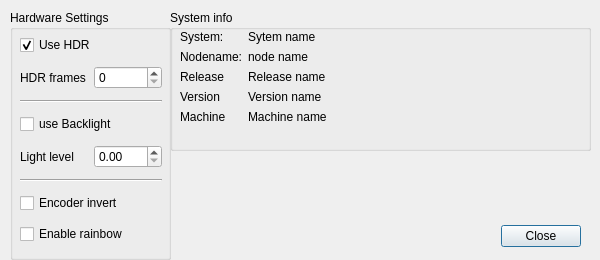
<?xml version="1.0" encoding="UTF-8"?>
<ui version="4.0">
 <class>HardwareSettings</class>
 <widget class="QDialog" name="HardwareSettings">
  <property name="geometry">
   <rect>
    <x>0</x>
    <y>0</y>
    <width>600</width>
    <height>260</height>
   </rect>
  </property>
  <property name="windowTitle">
   <string>Dialog</string>
  </property>
  <property name="windowIcon">
   <iconset resource="VSA.qrc">
    <normaloff>:/Icons/ICH</normaloff>:/Icons/ICH</iconset>
  </property>
  <widget class="QDialogButtonBox" name="buttonBox">
   <property name="geometry">
    <rect>
     <x>490</x>
     <y>220</y>
     <width>91</width>
     <height>32</height>
    </rect>
   </property>
   <property name="orientation">
    <enum>Qt::Horizontal</enum>
   </property>
   <property name="standardButtons">
    <set>QDialogButtonBox::Close</set>
   </property>
  </widget>
  <widget class="QGroupBox" name="groupBox">
   <property name="geometry">
    <rect>
     <x>170</x>
     <y>10</y>
     <width>421</width>
     <height>141</height>
    </rect>
   </property>
   <property name="title">
    <string>System info</string>
   </property>
   <widget class="QWidget" name="layoutWidget">
    <property name="geometry">
     <rect>
      <x>10</x>
      <y>20</y>
      <width>401</width>
      <height>121</height>
     </rect>
    </property>
    <layout class="QFormLayout" name="formLayout">
     <item row="0" column="0">
      <widget class="QLabel" name="label">
       <property name="text">
        <string>System:</string>
       </property>
      </widget>
     </item>
     <item row="0" column="1">
      <widget class="QLabel" name="label_systemname">
       <property name="sizePolicy">
        <sizepolicy hsizetype="Maximum" vsizetype="Maximum">
         <horstretch>0</horstretch>
         <verstretch>0</verstretch>
        </sizepolicy>
       </property>
       <property name="text">
        <string>Sytem name</string>
       </property>
      </widget>
     </item>
     <item row="1" column="0">
      <widget class="QLabel" name="label_3">
       <property name="text">
        <string>Nodename:</string>
       </property>
      </widget>
     </item>
     <item row="1" column="1">
      <widget class="QLabel" name="label_nodename">
       <property name="text">
        <string>node name</string>
       </property>
      </widget>
     </item>
     <item row="2" column="0">
      <widget class="QLabel" name="label_5">
       <property name="text">
        <string>Release</string>
       </property>
      </widget>
     </item>
     <item row="2" column="1">
      <widget class="QLabel" name="label_releasename">
       <property name="text">
        <string>Release name</string>
       </property>
      </widget>
     </item>
     <item row="3" column="0">
      <widget class="QLabel" name="label_7">
       <property name="text">
        <string>Version</string>
       </property>
      </widget>
     </item>
     <item row="3" column="1">
      <widget class="QLabel" name="label_versioname">
       <property name="text">
        <string>Version name</string>
       </property>
      </widget>
     </item>
     <item row="4" column="0">
      <widget class="QLabel" name="label_9">
       <property name="text">
        <string>Machine</string>
       </property>
      </widget>
     </item>
     <item row="4" column="1">
      <widget class="QLabel" name="label_machinename">
       <property name="text">
        <string>Machine name</string>
       </property>
      </widget>
     </item>
    </layout>
   </widget>
  </widget>
  <widget class="QGroupBox" name="groupBox_2">
   <property name="geometry">
    <rect>
     <x>10</x>
     <y>10</y>
     <width>161</width>
     <height>250</height>
    </rect>
   </property>
   <property name="title">
    <string>Hardware Settings</string>
   </property>
   <widget class="QWidget" name="layoutWidget">
    <property name="geometry">
     <rect>
      <x>10</x>
      <y>20</y>
      <width>142</width>
      <height>221</height>
     </rect>
    </property>
    <layout class="QVBoxLayout" name="verticalLayout">
     <item>
      <widget class="QCheckBox" name="cb_useHDR">
       <property name="text">
        <string>Use HDR</string>
       </property>
       <property name="checked">
        <bool>true</bool>
       </property>
      </widget>
     </item>
     <item>
      <layout class="QHBoxLayout" name="horizontalLayout_2">
       <item>
        <widget class="QLabel" name="label_11">
         <property name="text">
          <string>HDR frames</string>
         </property>
        </widget>
       </item>
       <item>
        <widget class="QSpinBox" name="sb_HDRframes">
         <property name="maximum">
          <number>20</number>
         </property>
        </widget>
       </item>
      </layout>
     </item>
     <item>
      <widget class="Line" name="line_2">
       <property name="orientation">
        <enum>Qt::Horizontal</enum>
       </property>
      </widget>
     </item>
     <item>
      <widget class="QCheckBox" name="cb_useBacklightProjection">
       <property name="text">
        <string>use Backlight</string>
       </property>
      </widget>
     </item>
     <item>
      <layout class="QHBoxLayout" name="horizontalLayout_3">
       <item>
        <widget class="QLabel" name="label_ll">
         <property name="text">
          <string>Light level</string>
         </property>
        </widget>
       </item>
       <item>
        <widget class="QDoubleSpinBox" name="sb_lightLevel">
         <property name="maximum">
          <double>1.000000000000000</double>
         </property>
         <property name="singleStep">
          <double>0.100000000000000</double>
         </property>
        </widget>
       </item>
      </layout>
     </item>
     <item>
      <widget class="Line" name="line">
       <property name="orientation">
        <enum>Qt::Horizontal</enum>
       </property>
      </widget>
     </item>
     <item>
      <widget class="QCheckBox" name="cb_encoderInv">
       <property name="text">
        <string>Encoder invert</string>
       </property>
       <property name="checkable">
        <bool>true</bool>
       </property>
      </widget>
     </item>
     <item>
      <widget class="QCheckBox" name="cb_enableRainbow">
       <property name="text">
        <string>Enable rainbow</string>
       </property>
      </widget>
     </item>
    </layout>
   </widget>
  </widget>
 </widget>
 <resources>
  <include location="VSA.qrc"/>
 </resources>
 <connections>
  <connection>
   <sender>buttonBox</sender>
   <signal>accepted()</signal>
   <receiver>HardwareSettings</receiver>
   <slot>accept()</slot>
   <hints>
    <hint type="sourcelabel">
     <x>248</x>
     <y>254</y>
    </hint>
    <hint type="destinationlabel">
     <x>157</x>
     <y>274</y>
    </hint>
   </hints>
  </connection>
  <connection>
   <sender>buttonBox</sender>
   <signal>rejected()</signal>
   <receiver>HardwareSettings</receiver>
   <slot>reject()</slot>
   <hints>
    <hint type="sourcelabel">
     <x>316</x>
     <y>260</y>
    </hint>
    <hint type="destinationlabel">
     <x>286</x>
     <y>274</y>
    </hint>
   </hints>
  </connection>
  <connection>
   <sender>cb_useHDR</sender>
   <signal>toggled(bool)</signal>
   <receiver>sb_HDRframes</receiver>
   <slot>setEnabled(bool)</slot>
   <hints>
    <hint type="sourcelabel">
     <x>90</x>
     <y>42</y>
    </hint>
    <hint type="destinationlabel">
     <x>134</x>
     <y>79</y>
    </hint>
   </hints>
  </connection>
  <connection>
   <sender>cb_useHDR</sender>
   <signal>toggled(bool)</signal>
   <receiver>label_11</receiver>
   <slot>setEnabled(bool)</slot>
   <hints>
    <hint type="sourcelabel">
     <x>90</x>
     <y>42</y>
    </hint>
    <hint type="destinationlabel">
     <x>62</x>
     <y>79</y>
    </hint>
   </hints>
  </connection>
 </connections>
</ui>
